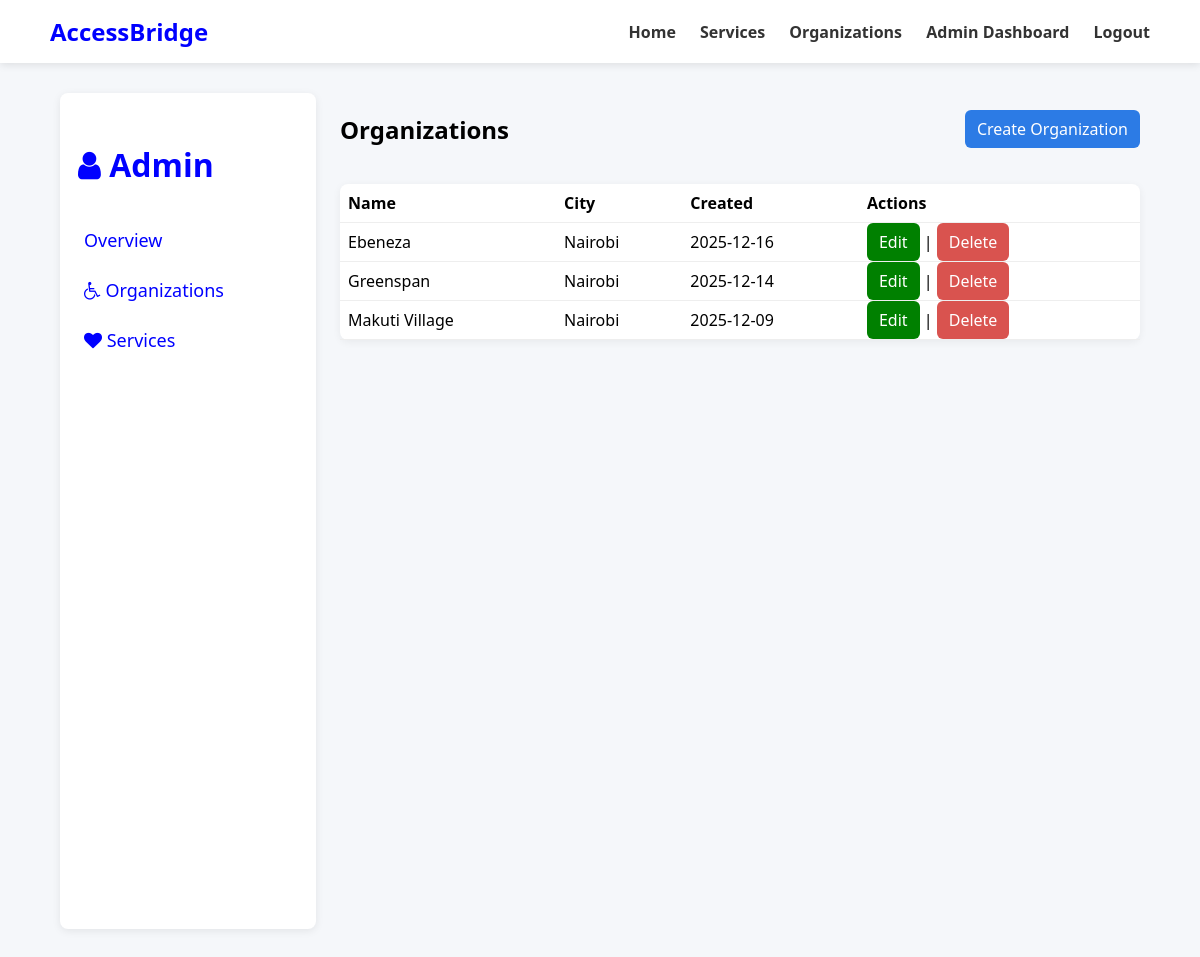
Screenshot of /admin-dashboard/organizations/ (signed in) with the database file from the repository.
### organizations/models.py (models this page shows, shortened)
class Organization(models.Model):
    name = models.CharField(max_length=255)
    description = models.TextField(blank=True)
    city = models.CharField(max_length=120, blank=True)
    address = models.CharField(max_length=255, blank=True)
    latitude = models.DecimalField(max_digits=9, decimal_places=6, null=True, blank=True)
    longitude = models.DecimalField(max_digits=9, decimal_places=6, null=True, blank=True)
    created_by = models.ForeignKey(
        settings.AUTH_USER_MODEL,
        on_delete=models.SET_NULL,
        null=True,
        related_name='organizations_created'
    )
    created_at = models.DateTimeField(auto_now_add=True)

### dashboard/views.py (the view)
# urls.py: path('organizations/', views.OrganizationListView.as_view(), name='org-list'),
class OrganizationListView(ListView):
    model = Organization
    template_name = 'dashboard/org_list.html'
    context_object_name = 'organizations'
    paginate_by = 20
    ordering = ['-created_at']

### dashboard/templates/dashboard/org_list.html (shortened to what this page needs)
{% extends "dashboard/base_dashboard.html" %}
{% block dashboard_content %}
<div class="header-row">
    <h2>Organizations</h2>
    <a class="btn" href="{% url 'dashboard:org-create' %}">Create Organization</a>
</div>
<table class="table card">
    <thead>
        <tr><th>Name</th><th>City</th><th>Created</th><th>Actions</th></tr>
    </thead>
    <tbody>
        {% for org in organizations %}
        <tr>
            <td>{{ org.name }}</td>
            <td>{{ org.city }}</td>
            <td>{{ org.created_at|date:"Y-m-d" }}</td>
            <td>
                <a href="{% url 'dashboard:org-edit' org.pk %}" class=" btn edit-btn">Edit</a> |
                <a class="btn btn-danger" href="{% url 'dashboard:org-delete' org.pk %}">Delete</a>
            </td>
        </tr>
        {% empty %}
        <tr><td colspan="4">No organizations found.</td></tr>
        {% endfor %}
    </tbody>
</table>
{% endblock %}

### services/templates/base.html (style rules this page uses)
body { font-family: "Segoe UI", sans-serif; background: #f5f7fa; margin: 0; }

### dashboard/templates/dashboard/base_dashboard.html (style rules this page uses)
.header-row { display:flex; justify-content:space-between; align-items:center; margin-bottom:18px; }
.card { background:white; padding:16px; border-radius:8px; box-shadow:0 2px 8px rgba(0,0,0,0.06); }
.table { width:100%; border-collapse:collapse; margin-top:12px; }
.table th, .table td { text-align:left; padding:8px; border-bottom:1px solid #eee; }
.btn { padding:8px 12px; background:#2c7be5; color:white; border-radius:6px; text-decoration:none; }
.btn-danger { background:#d9534f; }
.edit-btn { color: white; background-color: green; }

### rows the page displays
Organization: name "Ebeneza", city "Nairobi", created_at "2025-12-16"
Organization: name "Greenspan", city "Nairobi", created_at "2025-12-14"
Organization: name "Makuti Village", city "Nairobi", created_at "2025-12-09"
